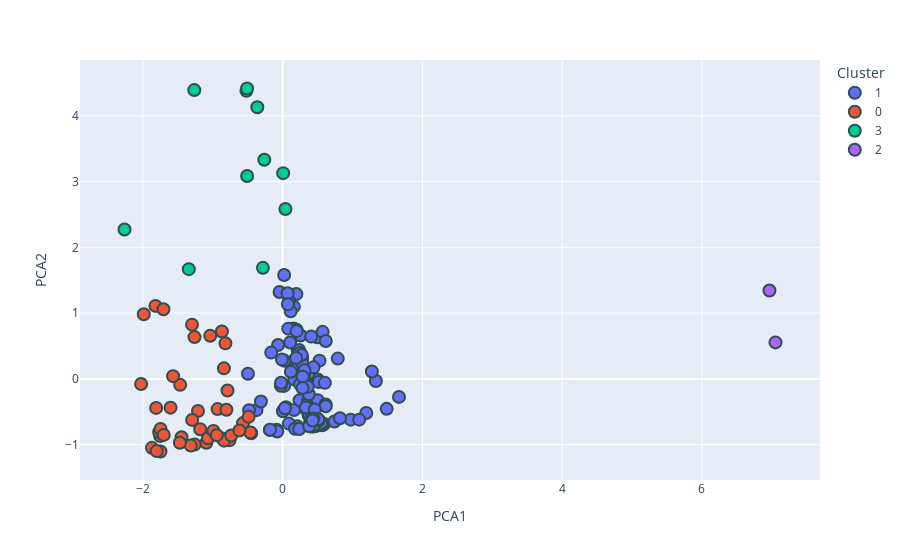

The cell this chart's notebook holds for it:
### Code cell
import plotly.express as px
countries = list(ml_df.index)
ml_df['cluster'] = cluster

pca = PCA(n_components=2)
pca_result = pca.fit_transform(scaled_data)
ml_df['PCA1'] = pca_result[:, 0]
ml_df['PCA2'] = pca_result[:, 1]


fig = px.scatter(ml_df, x='PCA1', y='PCA2', color=ml_df['cluster'].astype(str),
                 hover_data=[ml_df.index], labels={'color': 'Cluster'})
fig.update_traces(marker=dict(size=12, line=dict(width=2, color='DarkSlateGrey')),
                  selector=dict(mode='markers'))
fig.show()

### Figure 1 — Plotly figure (JSON) as saved in the notebook; plotly's stock layout.template omitted (floating-point values rounded to 4 significant figures; data arrays with more than 128 entries replaced by an {"elided": "..."} marker saying what was removed)
{"data": [{"customdata": {"elided": "141x1 str values"}, "hovertemplate": "Cluster=1<br>PCA1=%{x}<br>PCA2=%{y}<br>country=%{customdata[0]}<extra></extra>", "legendgroup": "1", "marker": {"color": "#636efa", "line": {"color": "DarkSlateGrey", "width": 2}, "size": 12, "symbol": "circle"}, "mode": "markers", "name": "1", "orientation": "v", "showlegend": true, "type": "scatter", "x": {"elided": "141 float values"}, "xaxis": "x", "y": {"elided": "141 float values"}, "yaxis": "y"}, {"customdata": [["Algeria"], ["Belize"], ["Bolivia"], ["Bulgaria"], ["Burkina Faso"], ["Burundi"], ["Cape Verde"], ["Central African Republic"], ["Comoros"], ["Cuba"], ["Czechia"], ["Djibouti"], ["Egypt"], ["Eritrea"], ["French Polynesia"], ["Greece"], ["Greenland"], ["Guatemala"], ["Jamaica"], ["Kenya"], ["Kyrgyzstan"], ["Lesotho"], ["Lithuania"], ["Luxembourg"], ["Malawi"], ["Maldives"], ["Moldova"], ["Mongolia"], ["Montenegro"], ["Morocco"], ["Nepal"], ["Netherlands"], ["Peru"], ["Qatar"], ["Romania"], ["Saint Kitts and Nevis"], ["Samoa"], ["Sao Tome and Principe"], ["Seychelles"], ["Singapore"], ["South Africa"], ["Spain"], ["Taiwan"], ["Turkey"]], "hovertemplate": "Cluster=0<br>PCA1=%{x}<br>PCA2=%{y}<br>country=%{customdata[0]}<extra></extra>", "legendgroup": "0", "marker": {"color": "#EF553B", "line": {"color": "DarkSlateGrey", "width": 2}, "size": 12, "symbol": "circle"}, "mode": "markers", "name": "0", "orientation": "v", "showlegend": true, "type": "scatter", "x": [-1.212, -1.18, -0.5671, -2.025, -1.091, -0.7596, -1.752, -1.748, -0.8612, -1.768, -0.8185, -1.069, -0.4871, -1.26, -0.931, -1.466, -1.987, -0.99, -1.295, -0.4503, -1.87, -1.315, -1.447, -1.81, -0.8404, -0.8379, -1.604, -0.789, -1.261, -0.4611, -1.819, -0.8689, -0.9428, -0.8048, -1.297, -1.747, -1.471, -0.7353, -1.803, -1.568, -1.706, -0.6188, -1.702, -1.036], "xaxis": "x", "y": [-0.4869, -0.7639, -0.6711, -0.07701, -0.9696, -0.9321, -0.8693, -1.103, -0.9039, -0.806, 0.541, -0.9012, -0.5764, -0.9973, -0.4582, -0.09002, 0.983, -0.7901, -0.6225, -0.8252, -1.047, -1.013, -0.8875, -0.4403, 0.1611, -0.9384, -0.4367, -0.1769, 0.6361, -0.8141, 1.11, 0.7218, -0.8543, -0.4691, 0.8252, -0.7605, -0.9694, -0.8604, -1.097, 0.04267, 1.058, -0.7849, -0.8506, 0.6574], "yaxis": "y"}, {"customdata": [["Bahrain"], ["Brunei"], ["Canada"], ["Iceland"], ["Kosovo"], ["North Macedonia"], ["Norway"], ["Sierra Leone"], ["Tonga"], ["United Kingdom"], ["United States"]], "hovertemplate": "Cluster=3<br>PCA1=%{x}<br>PCA2=%{y}<br>country=%{customdata[0]}<extra></extra>", "legendgroup": "3", "marker": {"color": "#00cc96", "line": {"color": "DarkSlateGrey", "width": 2}, "size": 12, "symbol": "circle"}, "mode": "markers", "name": "3", "orientation": "v", "showlegend": true, "type": "scatter", "x": [-1.264, -2.263, 0.03998, -0.5186, -0.2625, -0.5085, -0.2821, -0.3626, -0.509, -1.343, 0.007284], "xaxis": "x", "y": [4.391, 2.272, 2.584, 4.379, 3.331, 3.084, 1.689, 4.129, 4.415, 1.669, 3.128], "yaxis": "y"}, {"customdata": [["China"], ["India"]], "hovertemplate": "Cluster=2<br>PCA1=%{x}<br>PCA2=%{y}<br>country=%{customdata[0]}<extra></extra>", "legendgroup": "2", "marker": {"color": "#ab63fa", "line": {"color": "DarkSlateGrey", "width": 2}, "size": 12, "symbol": "circle"}, "mode": "markers", "name": "2", "orientation": "v", "showlegend": true, "type": "scatter", "x": [6.966, 7.053], "xaxis": "x", "y": [1.345, 0.5553], "yaxis": "y"}], "layout": {"legend": {"title": {"text": "Cluster"}, "tracegroupgap": 0}, "margin": {"t": 60}, "xaxis": {"anchor": "y", "domain": [0, 1], "title": {"text": "PCA1"}}, "yaxis": {"anchor": "x", "domain": [0, 1], "title": {"text": "PCA2"}}}}
